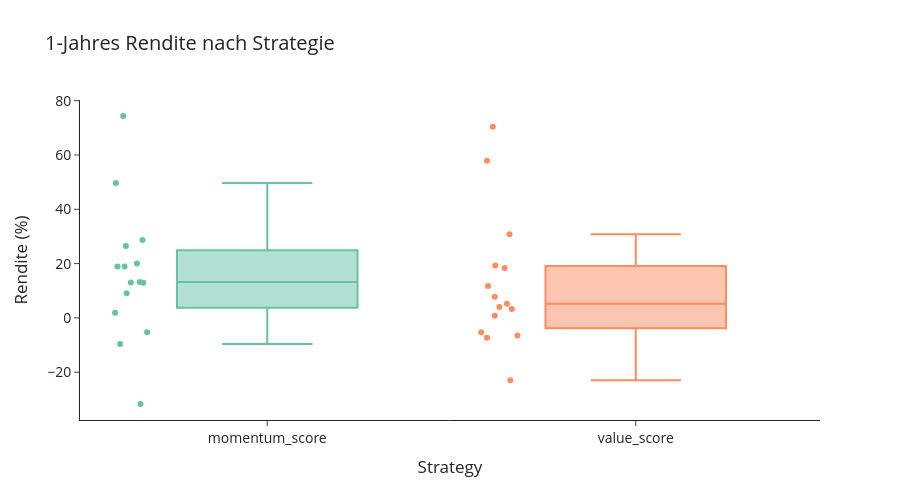
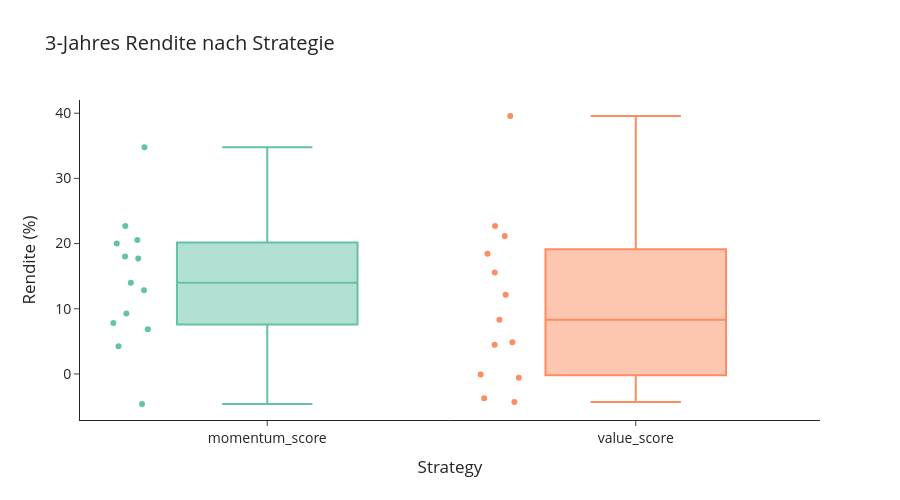
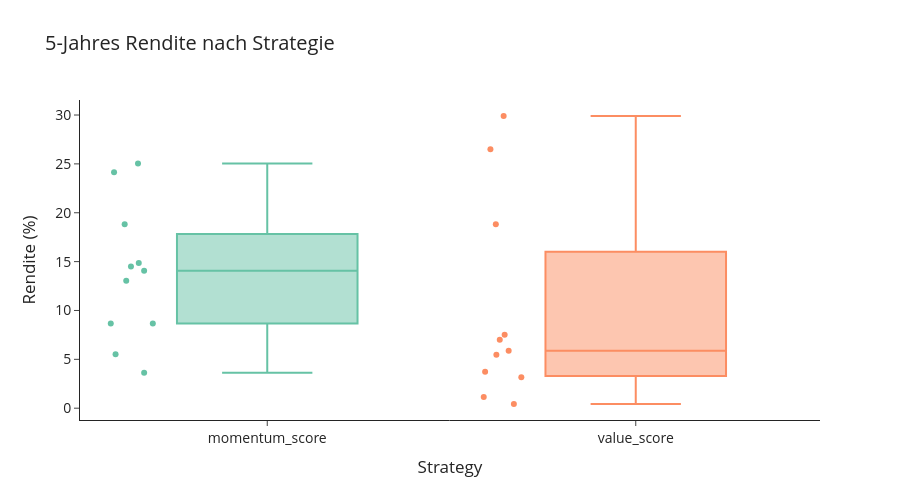

Notebook cell for these charts, in order:
### Code cell
df["horizon"] = df["sellyear"] - df["buyyear"]

df = df[df["horizon"].isin([1,3,5])]

horizons = [1,3,5]

print(df.pivot_table(
    index="sellyear",
    columns=["strategy", "horizon"],
    values="rendite"
    ).describe().T)

for h in horizons:
    df_filtered = df[df["horizon"] == h]
    
    fig = px.box(
        df_filtered,
        x="strategy",
        y="rendite",
        title=f"{h}-Jahres Rendite nach Strategie ",
        color="strategy",  # sorgt für unterschiedliche Farben
        color_discrete_sequence=px.colors.qualitative.Set2,
        points="all" 
    )
    fig.update_yaxes(title="Rendite (%)")
    fig.update_xaxes(title="Strategy")



    fig.update_layout(
        width=900,
        height=500,
        title_font_size=20,
        font=dict(size=14),
        template="simple_white",
        showlegend=False
    )
   
    fig.show()
    output_dir = Path(save_path) / sector_name.lower().replace(" ", "_")
    output_dir.mkdir(parents=True, exist_ok=True)

    file_path = output_dir / f"{h}_year_distribution.png"
    fig.write_image(file_path)

### Figure 1 — Plotly figure (JSON) as saved in the notebook; plotly's stock layout.template omitted (floating-point values rounded to 4 significant figures)
{"data": [{"alignmentgroup": "True", "boxpoints": "all", "hovertemplate": "strategy=%{x}<br>rendite=%{y}<extra></extra>", "legendgroup": "momentum_score", "marker": {"color": "rgb(102,194,165)"}, "name": "momentum_score", "notched": false, "offsetgroup": "momentum_score", "orientation": "v", "showlegend": true, "type": "box", "x": ["momentum_score", "momentum_score", "momentum_score", "momentum_score", "momentum_score", "momentum_score", "momentum_score", "momentum_score", "momentum_score", "momentum_score", "momentum_score", "momentum_score", "momentum_score", "momentum_score", "momentum_score"], "x0": " ", "xaxis": "x", "y": [49.7, -5.29, 74.36, 20.07, 9.11, 1.9, 13.0, -9.59, 12.95, 18.92, 13.24, -31.71, 26.51, 28.65, 18.91], "y0": " ", "yaxis": "y"}, {"alignmentgroup": "True", "boxpoints": "all", "hovertemplate": "strategy=%{x}<br>rendite=%{y}<extra></extra>", "legendgroup": "value_score", "marker": {"color": "rgb(252,141,98)"}, "name": "value_score", "notched": false, "offsetgroup": "value_score", "orientation": "v", "showlegend": true, "type": "box", "x": ["value_score", "value_score", "value_score", "value_score", "value_score", "value_score", "value_score", "value_score", "value_score", "value_score", "value_score", "value_score", "value_score", "value_score", "value_score"], "x0": " ", "xaxis": "x", "y": [57.88, -5.29, 70.4, 19.32, 0.75, 3.25, 3.98, -6.47, 30.83, 5.17, 11.73, -22.93, 18.41, 7.75, -7.32], "y0": " ", "yaxis": "y"}], "layout": {"boxmode": "overlay", "font": {"size": 14}, "height": 500, "legend": {"title": {"text": "strategy"}, "tracegroupgap": 0}, "showlegend": false, "title": {"font": {"size": 20}, "text": "1-Jahres Rendite nach Strategie "}, "width": 900, "xaxis": {"anchor": "y", "categoryarray": ["momentum_score", "value_score"], "categoryorder": "array", "domain": [0, 1], "title": {"text": "Strategy"}}, "yaxis": {"anchor": "x", "domain": [0, 1], "title": {"text": "Rendite (%)"}}}}

### Figure 2 — Plotly figure (JSON) as saved in the notebook; plotly's stock layout.template omitted (floating-point values rounded to 4 significant figures)
{"data": [{"alignmentgroup": "True", "boxpoints": "all", "hovertemplate": "strategy=%{x}<br>rendite=%{y}<extra></extra>", "legendgroup": "momentum_score", "marker": {"color": "rgb(102,194,165)"}, "name": "momentum_score", "notched": false, "offsetgroup": "momentum_score", "orientation": "v", "showlegend": true, "type": "box", "x": ["momentum_score", "momentum_score", "momentum_score", "momentum_score", "momentum_score", "momentum_score", "momentum_score", "momentum_score", "momentum_score", "momentum_score", "momentum_score", "momentum_score", "momentum_score"], "x0": " ", "xaxis": "x", "y": [20.03, 22.68, 34.79, 17.71, 9.27, 7.81, 12.83, 18.02, 14.0, -4.61, 4.23, 6.84, 20.56], "y0": " ", "yaxis": "y"}, {"alignmentgroup": "True", "boxpoints": "all", "hovertemplate": "strategy=%{x}<br>rendite=%{y}<extra></extra>", "legendgroup": "value_score", "marker": {"color": "rgb(252,141,98)"}, "name": "value_score", "notched": false, "offsetgroup": "value_score", "orientation": "v", "showlegend": true, "type": "box", "x": ["value_score", "value_score", "value_score", "value_score", "value_score", "value_score", "value_score", "value_score", "value_score", "value_score", "value_score", "value_score", "value_score"], "x0": " ", "xaxis": "x", "y": [21.18, 22.68, 39.57, 12.14, 4.47, -0.08, 4.85, 8.31, 15.56, -0.6, -3.73, -4.31, 18.44], "y0": " ", "yaxis": "y"}], "layout": {"boxmode": "overlay", "font": {"size": 14}, "height": 500, "legend": {"title": {"text": "strategy"}, "tracegroupgap": 0}, "showlegend": false, "title": {"font": {"size": 20}, "text": "3-Jahres Rendite nach Strategie "}, "width": 900, "xaxis": {"anchor": "y", "categoryarray": ["momentum_score", "value_score"], "categoryorder": "array", "domain": [0, 1], "title": {"text": "Strategy"}}, "yaxis": {"anchor": "x", "domain": [0, 1], "title": {"text": "Rendite (%)"}}}}

### Figure 3 — Plotly figure (JSON) as saved in the notebook; plotly's stock layout.template omitted (floating-point values rounded to 4 significant figures)
{"data": [{"alignmentgroup": "True", "boxpoints": "all", "hovertemplate": "strategy=%{x}<br>rendite=%{y}<extra></extra>", "legendgroup": "momentum_score", "marker": {"color": "rgb(102,194,165)"}, "name": "momentum_score", "notched": false, "offsetgroup": "momentum_score", "orientation": "v", "showlegend": true, "type": "box", "x": ["momentum_score", "momentum_score", "momentum_score", "momentum_score", "momentum_score", "momentum_score", "momentum_score", "momentum_score", "momentum_score", "momentum_score", "momentum_score"], "x0": " ", "xaxis": "x", "y": [24.15, 18.83, 25.05, 14.49, 8.67, 14.86, 14.07, 3.63, 5.53, 8.67, 13.04], "y0": " ", "yaxis": "y"}, {"alignmentgroup": "True", "boxpoints": "all", "hovertemplate": "strategy=%{x}<br>rendite=%{y}<extra></extra>", "legendgroup": "value_score", "marker": {"color": "rgb(252,141,98)"}, "name": "value_score", "notched": false, "offsetgroup": "value_score", "orientation": "v", "showlegend": true, "type": "box", "x": ["value_score", "value_score", "value_score", "value_score", "value_score", "value_score", "value_score", "value_score", "value_score", "value_score", "value_score"], "x0": " ", "xaxis": "x", "y": [26.49, 18.83, 29.9, 7.52, 5.88, 5.48, 7.01, 0.43, 3.72, 3.16, 1.15], "y0": " ", "yaxis": "y"}], "layout": {"boxmode": "overlay", "font": {"size": 14}, "height": 500, "legend": {"title": {"text": "strategy"}, "tracegroupgap": 0}, "showlegend": false, "title": {"font": {"size": 20}, "text": "5-Jahres Rendite nach Strategie "}, "width": 900, "xaxis": {"anchor": "y", "categoryarray": ["momentum_score", "value_score"], "categoryorder": "array", "domain": [0, 1], "title": {"text": "Strategy"}}, "yaxis": {"anchor": "x", "domain": [0, 1], "title": {"text": "Rendite (%)"}}}}
